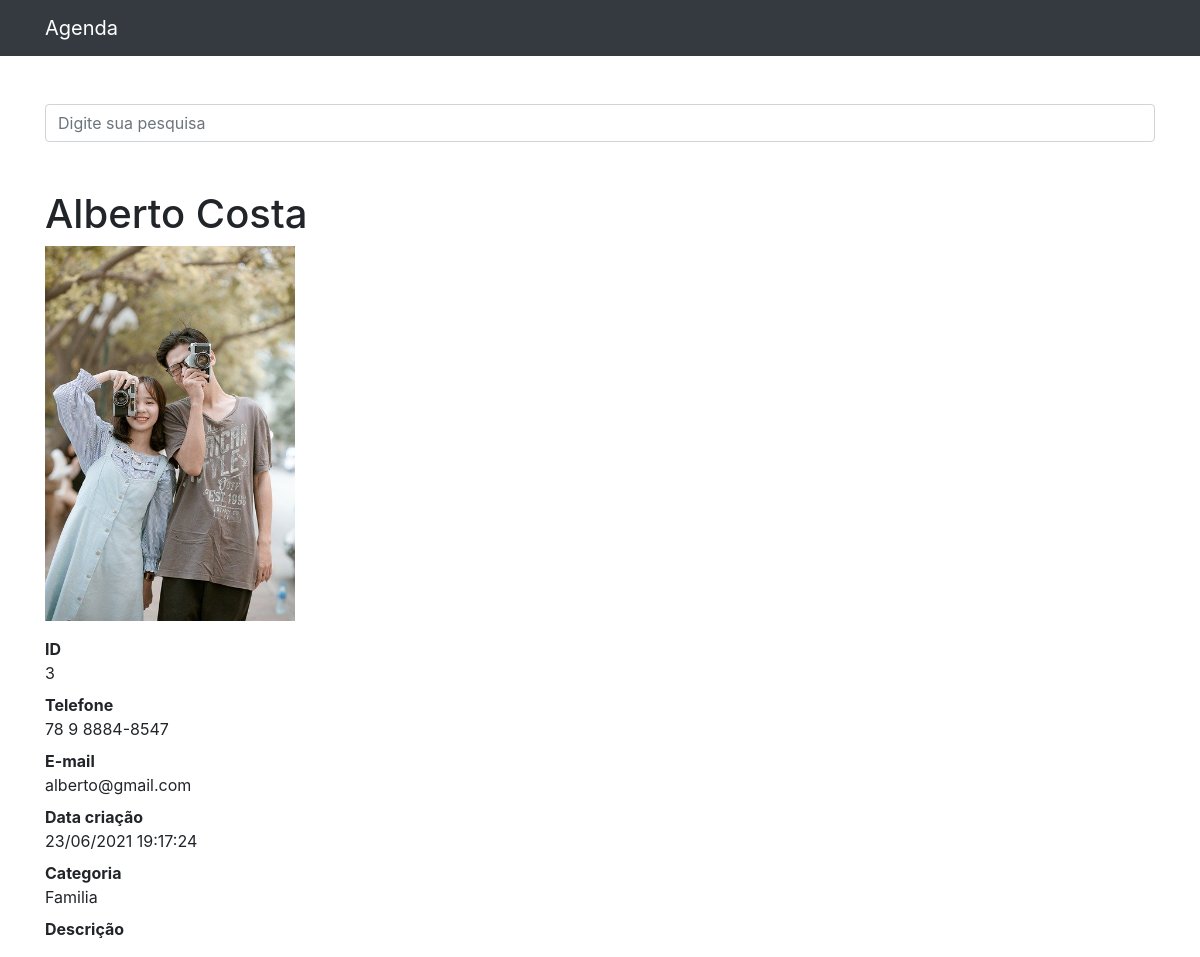
Page /3 on the committed database.
### contatos/models.py (models this page shows, shortened)
class Contato(models.Model):
    nome = models.CharField(max_length=255)
    sobrenome = models.CharField(max_length=255, blank=True)
    telefone = models.CharField(max_length=255)
    email = models.CharField(max_length=255, blank=True)
    data_criacao = models.DateTimeField(default=timezone.now)
    descricao = models.TextField(blank=True)
    categoria = models.ForeignKey(Categoria,on_delete=models.DO_NOTHING)
    mostrar = models.BooleanField(default=True)
    foto = models.ImageField(blank=True,upload_to='fotos/%Y/%m')

class Categoria(models.Model):
    nome = models.CharField(max_length=255)
    def __str__(self):
        return self.nome

### contatos/views.py (the view)
# urls.py: path('<int:contato_id>', views.ver_contato, name='ver_contato'),
def ver_contato(request, contato_id):
    contato = get_object_or_404(Contato, id=contato_id)
    if not contato.mostrar:
        raise Http404()
    return render(request, 'contatos/ver_contato.html', {
        'contato': contato
    })

### contatos/templates/contatos/ver_contato.html (shortened to what this page needs)
{% extends 'base.html' %}
{%block conteudo %}
<h1 class="mt-5">{{contato.nome}} {{contato.sobrenome}}</h1>
<p>
    {%if contato.foto%}
    <img src="{{contato.foto.url}}" style="max-width: 250px; height: auto;">
    {%endif%}
</p>
<dl>
    <dt>ID</dt>
    <dd>{{contato.id}}</dd>
    <dt>Telefone</dt>
    <dd>{{contato.telefone}}</dd>
    <dt>E-mail</dt>
    <dd>{{contato.email}}</dd>
    <dt>Data criação</dt>
    <dd>{{contato.data_criacao|date:'d/m/Y H:i:s'}}</dd>
    <dt>Categoria</dt>
    <dd>{{contato.categoria}}</dd>
    <dt>Descrição</dt>
</dl>
{%endblock%}

### rows in the picture
Contato: nome "Alberto", sobrenome "Costa", foto (picture), id "3", telefone "78 9 8884-8547", email "alberto@gmail.com", data_criacao "23/06/2021 19:17:24", categoria "Familia"
